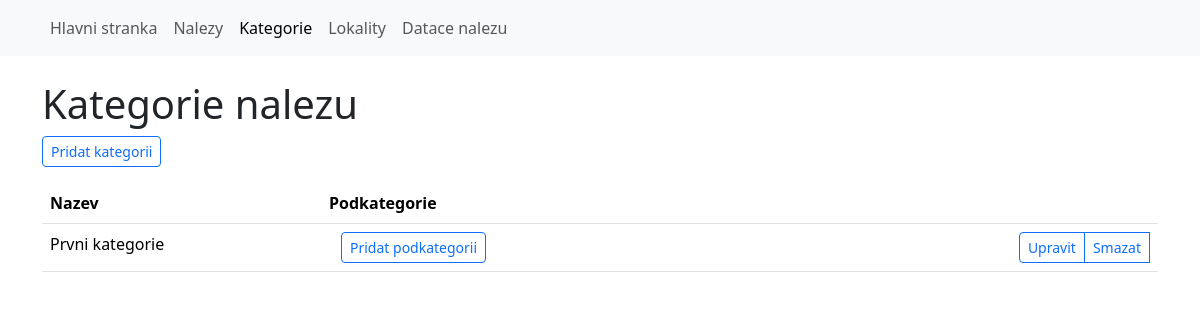
The page /categories on the database as committed earlier.
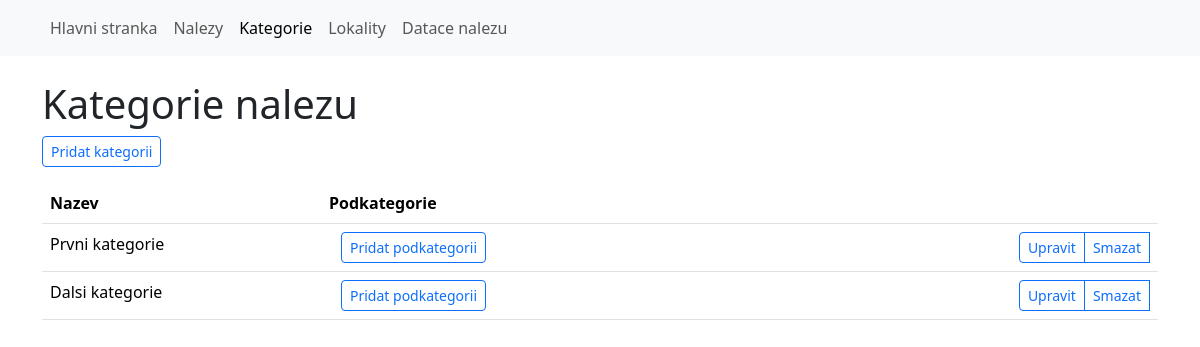
The same page on the database as committed later.
### models.py (models this page shows, shortened)
class Categories(Base):
    __tablename__ = 'categories'
    id = Column(Integer, primary_key=True)
    parent_id = Column(Integer, ForeignKey('categories.id'), nullable=True)
    title = Column(String, nullable=False, unique=True)
    children = relationship('Categories', backref=backref('parent', remote_side=[id]), cascade='all, delete-orphan')

### app.py (the view)
@app.route('/categories')
def categories():
    categories = Categories.query.filter(Categories.parent_id == None).all()
    return render_template('categories.html', categories=categories)

### app.py (called while the page is built)
@app.teardown_appcontext
def shutdown_session(exception=None):
    db_session.remove()

### templates/categories.html (shortened to what this page needs)
{% extends 'base.html' %}
{% block content %}
<h1>Kategorie nalezu</h1>
<p><a class="btn btn-outline-primary btn-sm" href="{{ url_for('add_category') }}" role="button">Pridat kategorii</a></p>
{% from 'macros.html' import render_modal %}
<table class="table table-hover">
    <thead>
        <tr>
            <th scope="col" class="col-3">Nazev</th>
            <th scope="col">Podkategorie</th>
            <th scope="col" class="col-1"></th>
        </tr>
    </thead>
    <tbody>
    {% for cat in categories %}
        <tr>
            <td>{{cat.title}}</td>
            <td>
                <div class="container">
                <div class="col-md-4">
                    <a class="btn btn-outline-primary btn-sm" href="{{ url_for('add_category', parent_id=cat.id) }}" role="button">Pridat podkategorii</a>
                </div>
                </div>
            </td>
            <td>
                <div class="btn-group" role="group" aria-label="Basic example">
                    <a class="btn btn-outline-primary btn-sm" href="{{ url_for('edit_category', category_id=cat.id) }}" role="button">Upravit</a>
                    <a class="btn btn-outline-primary btn-sm" href="{{ url_for('delete_category', category_id=cat.id) }}" role="button"
                       data-bs-toggle="modal" data-bs-target="#deleteModal_{{ cat.id }}">Smazat</a>
                </div>
            </td>
        </tr>
    {% endfor %}
    </tbody>
</table>
{% endblock %}

### templates/base.html (shortened to what this page needs)
{% from 'bootstrap5/nav.html' import render_nav_item %}
{% from 'bootstrap5/utils.html' import render_messages %}
<!DOCTYPE html>
<html lang="en">
<head>
    {{ bootstrap.load_css() }}
</head>
<body>
    <nav class="navbar navbar-expand-lg navbar-light bg-light mb-4">
        <div class="container">
        <div class="collapse navbar-collapse" id="navbarSupportedContent">
            <ul class="navbar-nav mr-auto">
                {{ render_nav_item('index', 'Hlavni stranka') }}
                {{ render_nav_item('items', 'Nalezy') }}
                {{ render_nav_item('categories', 'Kategorie') }}
                {{ render_nav_item('areas', 'Lokality') }}
                {{ render_nav_item('dating', 'Datace nalezu') }}
            </ul>
        </div>
        </div>
    </nav>
    <main class="container">
        {% block content %}{% endblock %}
    </main>
</body>
</html>

Rows that differ between the two databases and show on the page:
added Categories: title "Dalsi kategorie"
